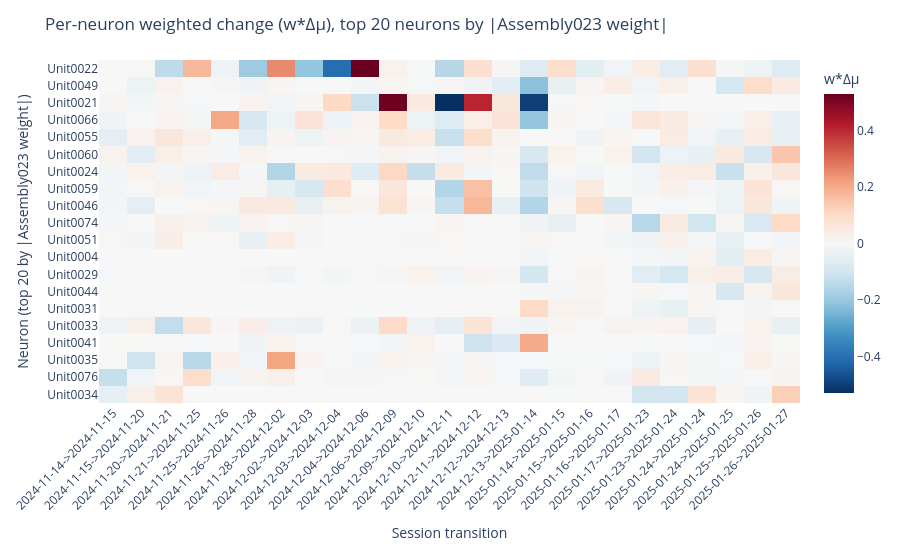

Source (notebook cell):
### Code cell
# Same weighted heatmap, but neurons ordered by |Assembly023| weight in `ensambles`
assembly_col = "Assembly023"
top_k = 20

if "weighted_by_unit_transition" not in globals():
    weighted_by_unit_transition = transition_unit_df.pivot(index="unit", columns="transition", values="w*dmu")

if "ensambles" not in globals():
    raise RuntimeError("`ensambles` is not defined. Run the ensemble-loading cell first.")
if assembly_col not in ensambles.columns:
    raise KeyError(f"{assembly_col} not found in ensambles.")

w_assembly = ensambles[assembly_col].dropna().astype(float).copy()
if not all(isinstance(i, str) and i.startswith("Unit") for i in w_assembly.index):
    try:
        w_assembly.index = [f"Unit{int(i)+1:04d}" for i in w_assembly.index]
    except Exception:
        w_assembly.index = w_assembly.index.astype(str)

neurons_by_abs_weight = w_assembly.abs().sort_values(ascending=False).index
neurons_present = [u for u in neurons_by_abs_weight if u in weighted_by_unit_transition.index][:top_k]

if len(neurons_present) == 0:
    raise RuntimeError("No overlap between Assembly023 units and weighted transition units.")

weighted_heatmap_absw_order = weighted_by_unit_transition.loc[neurons_present].fillna(0.0)

vmax_absw = np.nanmax(np.abs(weighted_heatmap_absw_order.to_numpy()))
if vmax_absw == 0:
    vmax_absw = 1.0

transition_sep = "->"
x_transition_labels_absw = [
    f"{str(c).split(transition_sep)[0].split('_')[0]}{transition_sep}{str(c).split(transition_sep)[1].split('_')[0]}"
    for c in weighted_heatmap_absw_order.columns
]

fig_w_absorder = px.imshow(
    weighted_heatmap_absw_order.to_numpy(),
    x=x_transition_labels_absw,
    y=weighted_heatmap_absw_order.index,
    color_continuous_scale="RdBu_r",
    zmin=-vmax_absw,
    zmax=vmax_absw,
    aspect="auto",
    labels={"x": "Session transition", "y": "Neuron (top 20 by |Assembly023 weight|)", "color": "w*∆µ"},
)

fig_w_absorder.update_layout(
    title="Per-neuron weighted change (w*∆µ), top 20 neurons by |Assembly023 weight|",
    height=max(550, int(14 * weighted_heatmap_absw_order.shape[0])),
)
fig_w_absorder.update_xaxes(tickangle=-45, side="bottom")
fig_w_absorder.show()

### Figure 1 — Plotly figure (JSON) as saved in the notebook; plotly's stock layout.template omitted (floating-point values rounded to 4 significant figures; data arrays with more than 128 entries replaced by an {"elided": "..."} marker saying what was removed)
{"data": [{"coloraxis": "coloraxis", "hovertemplate": "Session transition: %{x}<br>Neuron (top 20 by |Assembly023 weight|): %{y}<br>w*∆µ: %{z}<extra></extra>", "name": "0", "type": "heatmap", "x": ["2024-11-14->2024-11-15", "2024-11-15->2024-11-20", "2024-11-20->2024-11-21", "2024-11-21->2024-11-25", "2024-11-25->2024-11-26", "2024-11-26->2024-11-28", "2024-11-28->2024-12-02", "2024-12-02->2024-12-03", "2024-12-03->2024-12-04", "2024-12-04->2024-12-06", "2024-12-06->2024-12-09", "2024-12-09->2024-12-10", "2024-12-10->2024-12-11", "2024-12-11->2024-12-12", "2024-12-12->2024-12-13", "2024-12-13->2025-01-14", "2025-01-14->2025-01-15", "2025-01-15->2025-01-16", "2025-01-16->2025-01-17", "2025-01-17->2025-01-23", "2025-01-23->2025-01-24", "2025-01-24->2025-01-24", "2025-01-24->2025-01-25", "2025-01-25->2025-01-26", "2025-01-26->2025-01-27"], "xaxis": "x", "y": ["Unit0022", "Unit0049", "Unit0021", "Unit0066", "Unit0055", "Unit0060", "Unit0024", "Unit0059", "Unit0046", "Unit0074", "Unit0051", "Unit0004", "Unit0029", "Unit0044", "Unit0031", "Unit0033", "Unit0041", "Unit0035", "Unit0076", "Unit0034"], "yaxis": "y", "z": {"elided": "20x25 float values"}}], "layout": {"coloraxis": {"cmax": 0.5299, "cmin": -0.5299, "colorbar": {"title": {"text": "w*∆µ"}}, "colorscale": [[0, "rgb(5,48,97)"], [0.1, "rgb(33,102,172)"], [0.2, "rgb(67,147,195)"], [0.3, "rgb(146,197,222)"], [0.4, "rgb(209,229,240)"], [0.5, "rgb(247,247,247)"], [0.6, "rgb(253,219,199)"], [0.7, "rgb(244,165,130)"], [0.8, "rgb(214,96,77)"], [0.9, "rgb(178,24,43)"], [1, "rgb(103,0,31)"]]}, "height": 550, "margin": {"t": 60}, "title": {"text": "Per-neuron weighted change (w*∆µ), top 20 neurons by |Assembly023 weight|"}, "xaxis": {"anchor": "y", "domain": [0, 1], "side": "bottom", "tickangle": -45, "title": {"text": "Session transition"}}, "yaxis": {"anchor": "x", "autorange": "reversed", "domain": [0, 1], "title": {"text": "Neuron (top 20 by |Assembly023 weight|)"}}}}
